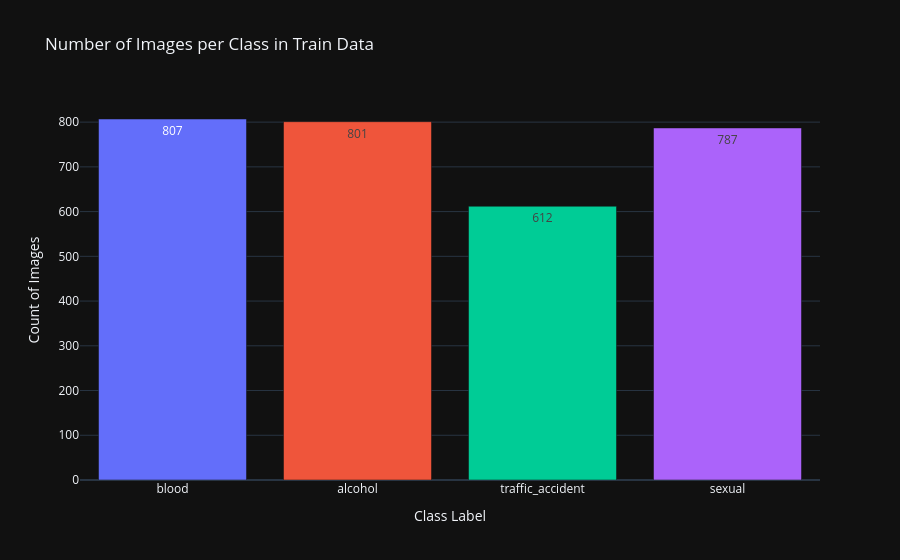

Notebook cell for this chart:
### Markdown cell above
# Visualize dataset

### Code cell
from collections import Counter

class_counts = Counter(train_labels)

class_labels = [CLASS_NAMES[label] for label in class_counts.keys()]
counts = list(class_counts.values())

fig = px.bar(
    x=class_labels,
    y=counts,
    template='plotly_dark',
    color=class_labels,
    title='Number of Images per Class in Train Data',
    labels={'x': 'Class Label', 'y': 'Count of Images'},
    text=counts
)

fig.update_layout(
    xaxis_title='Class Label',
    yaxis_title='Count of Images',
    showlegend=False
)

fig.show()

### Figure 1 — Plotly figure (JSON) as saved in the notebook; plotly's stock layout.template omitted (floating-point values rounded to 4 significant figures)
{"data": [{"alignmentgroup": "True", "hovertemplate": "color=blood<br>Class Label=%{x}<br>Count of Images=%{y}<br>text=%{text}<extra></extra>", "legendgroup": "blood", "marker": {"color": "#636efa", "pattern": {"shape": ""}}, "name": "blood", "offsetgroup": "blood", "orientation": "v", "showlegend": true, "text": [807.0], "textposition": "auto", "x": ["blood"], "xaxis": "x", "y": [807], "yaxis": "y", "type": "bar"}, {"alignmentgroup": "True", "hovertemplate": "color=alcohol<br>Class Label=%{x}<br>Count of Images=%{y}<br>text=%{text}<extra></extra>", "legendgroup": "alcohol", "marker": {"color": "#EF553B", "pattern": {"shape": ""}}, "name": "alcohol", "offsetgroup": "alcohol", "orientation": "v", "showlegend": true, "text": [801.0], "textposition": "auto", "x": ["alcohol"], "xaxis": "x", "y": [801], "yaxis": "y", "type": "bar"}, {"alignmentgroup": "True", "hovertemplate": "color=traffic_accident<br>Class Label=%{x}<br>Count of Images=%{y}<br>text=%{text}<extra></extra>", "legendgroup": "traffic_accident", "marker": {"color": "#00cc96", "pattern": {"shape": ""}}, "name": "traffic_accident", "offsetgroup": "traffic_accident", "orientation": "v", "showlegend": true, "text": [612.0], "textposition": "auto", "x": ["traffic_accident"], "xaxis": "x", "y": [612], "yaxis": "y", "type": "bar"}, {"alignmentgroup": "True", "hovertemplate": "color=sexual<br>Class Label=%{x}<br>Count of Images=%{y}<br>text=%{text}<extra></extra>", "legendgroup": "sexual", "marker": {"color": "#ab63fa", "pattern": {"shape": ""}}, "name": "sexual", "offsetgroup": "sexual", "orientation": "v", "showlegend": true, "text": [787.0], "textposition": "auto", "x": ["sexual"], "xaxis": "x", "y": [787], "yaxis": "y", "type": "bar"}], "layout": {"xaxis": {"anchor": "y", "domain": [0.0, 1.0], "title": {"text": "Class Label"}}, "yaxis": {"anchor": "x", "domain": [0.0, 1.0], "title": {"text": "Count of Images"}}, "legend": {"title": {"text": "color"}, "tracegroupgap": 0}, "title": {"text": "Number of Images per Class in Train Data"}, "barmode": "relative", "showlegend": false}}
